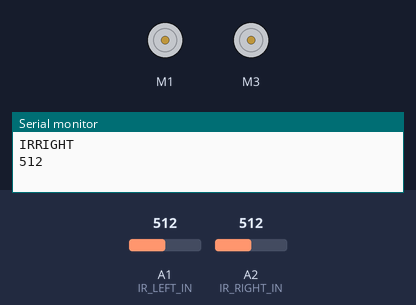
Recording of a sketch running on a simulated Arduino Uno, built with avr-gcc and run on an emulated ATmega328P. Parts: 2 × DC motor (green arrow = forward, orange = backward, longer = faster), the last lines printed to the serial monitor. The test bench sets the inputs (shaded band); at power-on: A1 (IR_LEFT_IN) = 512, A2 (IR_RIGHT_IN) = 512.

Above: at 0.1 s.
At 0.7 s:
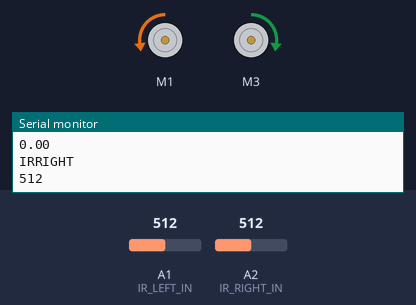
Timing chart, 0 to 2.2 s (numbered marks = the images above):
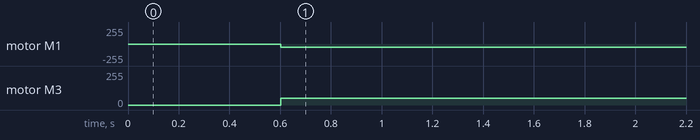

Measured:
- by itself, motor M1: stopped → backward 50/255 at 0.60 s
- by itself, motor M3: stopped → forward 50/255 at 0.60 s

The sketch:

motor-control-deprecated.ino
```cpp
// define pins for motors and sensors
#define MOTOR_RIGHT 1
#define MOTOR_LEFT 3
#define IR_RIGHT_IN A2
#define IR_LEFT_IN A1

// import the motor shield library to control motors
#include <Wire.h>
#include <Adafruit_MotorShield.h>
#include "utility/Adafruit_MS_PWMServoDriver.h"
#include <PID_v1.h>

Adafruit_MotorShield AFMS = Adafruit_MotorShield();

Adafruit_DCMotor *motorRight = AFMS.getMotor(MOTOR_RIGHT);
Adafruit_DCMotor *motorLeft = AFMS.getMotor(MOTOR_LEFT);

// define variables that will control motor speed
float motorRightSpeed = 0;
float motorLeftSpeed = 0;
int IRSensorRight = 0;
int IRSensorLeft = 0;
int sensorDifference = 0;

// define variables that control PID
double Setpoint, Input, Output;
double Kp=1, Ki=1, Kd=1;
PID myPID(&Input, &Output, &Setpoint, Kp, Ki, Kd, DIRECT);

void setup() {
  Serial.begin(9600);
  pinMode(IR_RIGHT_IN, INPUT);
  pinMode(IR_LEFT_IN, INPUT);

  AFMS.begin();

  Setpoint = 0;
  myPID.SetMode(AUTOMATIC);
}

void loop() {
  // if (Serial.available() > 0) {
  //   // read the incoming byte:
  //   String word = Serial.readString();
  //   if (word == "start") {
  //     Move(motorRightSpeed, motorLeftSpeed);
  //   } else if (word == "stop") {
  //     stopMoving();
  //   }
  // }

  // -------------------------------------------------------------------------------

  IRSensorRight = analogRead(IR_RIGHT_IN);
  IRSensorLeft = -(analogRead(IR_LEFT_IN));
  // add other ir sensors later

  sensorDifference = IRSensorRight + IRSensorLeft;
  Input = sensorDifference;

  // sensorDifference = IRSensorLeft - IRSensorRight;
  // unsigned long time = millis();
  // double timeChange = (double)(now - )
  // Serial.println(Input);
  myPID.Compute();
  Serial.println("IRRIGHT");
  Serial.println(IRSensorRight);
  delay(200);
  Serial.println("IRLEFT");
  Serial.println(IRSensorLeft);
  delay(200);
  Serial.println("DIFFERENCE");
  Serial.println(Input);
  Serial.println("OUTPUT");
  Serial.println(Output);
  delay(200);
  // Serial.println(sensorDifference);
  // delay(200);

  // if (Output > 0) {
  //   motorRightSpeed = 50;
  //   motorLeftSpeed = 50;
  //   Move(motorRightSpeed, motorLeftSpeed);
  // }

  motorRightSpeed = 50;
  motorLeftSpeed = 50;
  Move(motorRightSpeed, motorLeftSpeed);


  // if (sensorDifference > 20) {
  //   // turn right
  //   motorRightSpeed = motorRightSpeed * 1.5;
  //   Move(motorRightSpeed, motorLeftSpeed);
  // } else if (sensorDifference < -20) {
  //   // turn left
  //   motorLeftSpeed = motorLeftSpeed * 1.5;
  //   Move(motorRightSpeed, motorLeftSpeed);
  // }

// have to take in sign toooooo
  // if (Output >= 0 && Output < 50 && Input > 0) {
  //   // slight turn right
  //   motorRightSpeed = motorRightSpeed*1.5;
  //   Move(motorRightSpeed, motorLeftSpeed);
  // } else if (Output >= 0 && Output < 50 && Input < 0) {
  //   // slight turn left
  //   motorLeftSpeed = motorLeftSpeed*1.5;
  //   Move(motorRightSpeed, motorLeftSpeed);
  // } else if (Output >= 50 && Output < 100 && Input > 0) {
  //   // slightly bigger turn right
  //   motorRightSpeed = motorRightSpeed*2;
  //   Move(motorRightSpeed, motorLeftSpeed);
  // } else if (Output >= 50 && Output < 100 && Input < 0) {
  //   // slightly bigger turn left
  //   motorLeftSpeed = motorLeftSpeed*2;
  //   Move(motorRightSpeed, motorLeftSpeed);
  // } else if (Output >= 100 && Output < 200 && Input > 0) {
  //   // even bigger turn right
  //   motorRightSpeed = motorRightSpeed*2.5;
  //   Move(motorRightSpeed, motorLeftSpeed);
  // } else if (Output >= 100 && Output < 200 && Input < 0) {
  //   // even bigger turn left
  //   motorLeftSpeed = motorLeftSpeed*2.5;
  //   Move(motorRightSpeed, motorLeftSpeed);
  // } else if (Output >= 200 && Output < 256 && Input > 0) {
  //   // turnnnnnnnn right
  //   motorRightSpeed = motorRightSpeed*3;
  //   Move(motorRightSpeed, motorLeftSpeed);
  // } else if (Output >= 200 && Output < 256 && Input < 0) {
  //   // turrrrrrrrrrn left
  //   motorLeftSpeed = motorLeftSpeed*3;
  //   Move(motorRightSpeed, motorLeftSpeed);
  // } else {
  //   Serial.println("What's going on.");
  // }
  // delay(100);
}

int Move(int rightSpeed, int leftSpeed) {
  motorRight->setSpeed(rightSpeed);
  motorLeft->setSpeed(leftSpeed);
  motorRight->run(BACKWARD);
  motorLeft->run(FORWARD);
}

void stopMoving() {
  motorRight->run(RELEASE);
  motorLeft->run(RELEASE);
}
```
